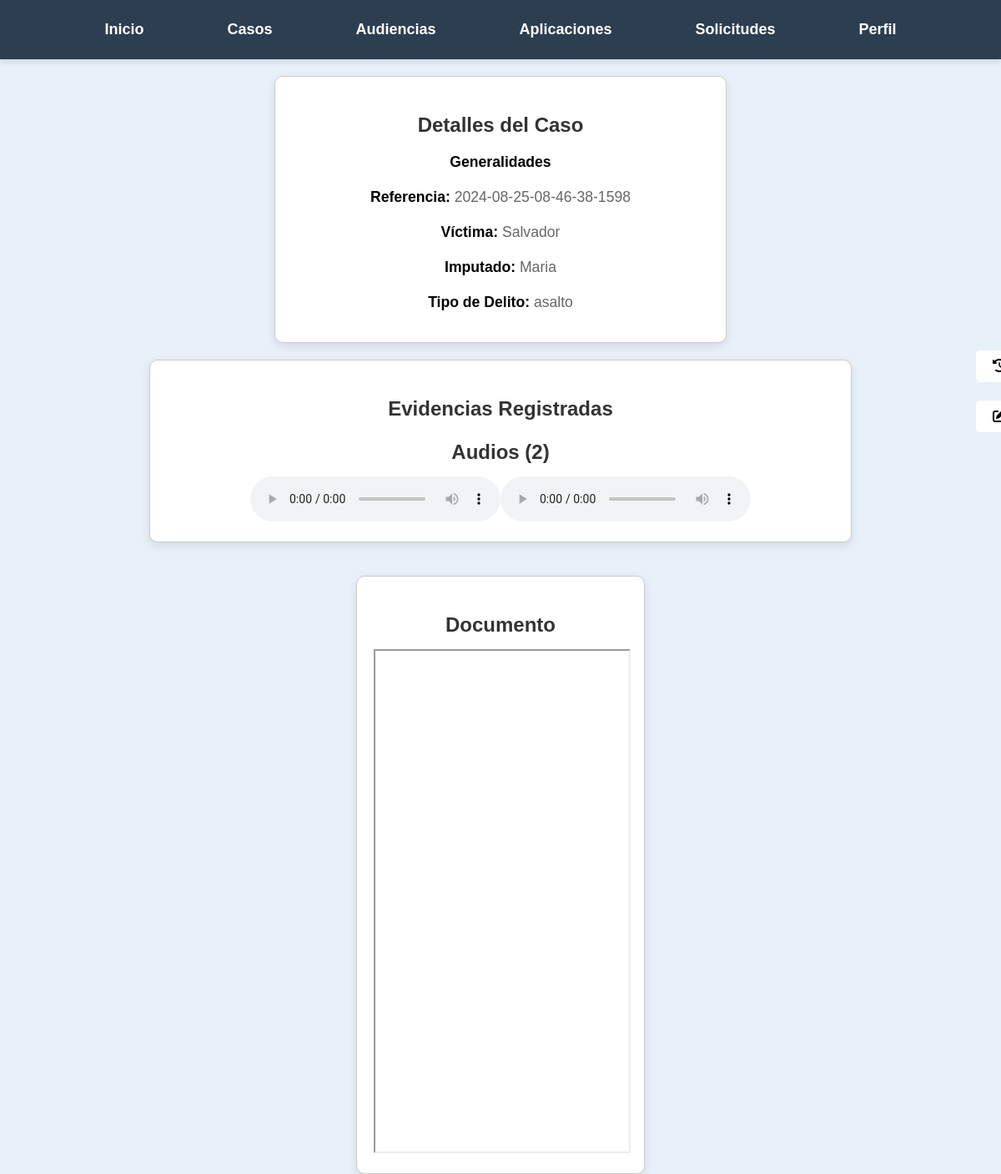
The app's page /Casos/ver_detalle_caso.php?referencia=2024-08-25-08-46-38-1598 (signed in) with its own data.
### tables this page shows
CREATE TABLE `casos` (
  `id` int(11) NOT NULL,
  `referencia` varchar(255) DEFAULT NULL,
  `victima` varchar(255) DEFAULT NULL,
  `imputado` varchar(255) DEFAULT NULL,
  `tipo_delito` varchar(255) DEFAULT NULL,
  `documento` varchar(255) DEFAULT NULL,
  `fecha_creacion` date NOT NULL DEFAULT current_timestamp(),
  `estado` varchar(10) DEFAULT 'activo'
);

CREATE TABLE `evidencias` (
  `id` int(11) NOT NULL,
  `caso_referencia` varchar(255) DEFAULT NULL,
  `nombre_archivo` varchar(255) DEFAULT NULL,
  `tipo_archivo` varchar(255) DEFAULT NULL,
  `ubicacion_archivo` varchar(255) DEFAULT NULL,
  `tipo_evidencia` varchar(255) DEFAULT NULL
);

CREATE TABLE `documentos` (
  `id` int(11) NOT NULL,
  `caso_referencia` varchar(255) DEFAULT NULL,
  `nombre_archivo` varchar(255) DEFAULT NULL,
  `tipo_archivo` varchar(255) DEFAULT NULL,
  `ubicacion_archivo` varchar(255) DEFAULT NULL,
  `archivado` tinyint(1) DEFAULT 0
);

### Casos/ver_detalle_caso.php (the view, shortened to what this page needs)
<?php
$servername = "localhost";
$username = "root";
$password = "";
$dbname = "legalcc";
$conn = new mysqli($servername, $username, $password, $dbname);
$user_id = $_SESSION['user_id'];
$sql = "SELECT tipo FROM usuarios WHERE id = ?";
$stmt = $conn->prepare($sql);
$stmt->bind_param("i", $user_id);
$stmt->execute();
$stmt->bind_result($tipo_usuario);
?>
<!DOCTYPE html>
<html lang="es">
<head>
    <link rel="stylesheet" href="https://cdnjs.cloudflare.com/ajax/libs/font-awesome/6.0.0-beta3/css/all.min.css">
</head>
<body>
<nav>
        <ul>
            <li><a href="/Pagina_principal.php">Inicio</a></li>
            <li>
                <a href="/Casos/Buscar_Casos.php">Casos</a>
            </li>
            <li><a href="/Audiencias/Buscar_Audiencias.php">Audiencias</a></li>
            <li><a href="apps.php">Aplicaciones</a></li>
            <?php if ($tipo_usuario === 'juez'): ?>
            <li><a href="/Audiencias/ver_solicitudes.php">Solicitudes</a></li>
            <?php endif; ?>
            <li>
                <a href="/formularios/Perfil.php">Perfil</a>
            </li>
        </ul>
    </nav>
<a id="botonArribaIzquierda" href="/Casos/Buscar_Casos.php">
    <i class="fas fa-history"></i>
</a>
    <div class="container">
        <?php
        if (isset($_GET['referencia'])) {
            $servername = "localhost";
            $username = "root";
            $password = "";
            $database = "legalcc";
            $conn = new mysqli($servername, $username, $password, $database);
            $referencia = $_GET['referencia'];
            echo "<a href='editar_caso.php?referencia=$referencia' class='edit-btn'>
        <i class='fas fa-edit'></i>
      </a>";
            $sql = "SELECT * FROM casos WHERE referencia = '$referencia'";
            $result = $conn->query($sql);
            if ($result->num_rows > 0) {
                $row = $result->fetch_assoc();
                echo "<center>";
                echo "<div class='card'>";
                echo "<h3>Detalles del Caso</h3>";
                echo "<p><strong>Generalidades</strong>";
                echo "<p><strong>Referencia:</strong> " . $row["referencia"] . "</p>";
                echo "<p><strong>Víctima:</strong> " . $row["victima"] . "</p>";
                echo "<p><strong>Imputado:</strong> " . $row["imputado"] . "</p>";
                echo "<p><strong>Tipo de Delito:</strong> " . $row["tipo_delito"] . "</p>";
                echo "</center>";
                $sql_evidencia = "SELECT * FROM evidencias WHERE caso_referencia = '$referencia'";
                $result_evidencia = $conn->query($sql_evidencia);
                if ($result_evidencia->num_rows > 0) {
                    $imagenes = [];
                    $videos = [];
                    $audios = [];
                    while($row_evidencia = $result_evidencia->fetch_assoc()) {
                        $extension = pathinfo($row_evidencia["nombre_archivo"], PATHINFO_EXTENSION);
                        if (in_array($extension, ['jpg', 'jpeg', 'png', 'gif'])) {
                            $imagenes[] = $row_evidencia;
                        } elseif (in_array($extension, ['mp4', 'webm', 'ogg'])) {
                            $videos[] = $row_evidencia;
                        } elseif (in_array($extension, ['mp3', 'ogg', 'wav'])) {
                            $audios[] = $row_evidencia;
                        }
                    }
                    echo "<div class='card2'>";
                    echo "<h3>Evidencias Registradas</h3>";
                    if (count($audios) > 0) {
                        echo "<center>";
                        echo "<h3> Audios (" . count($audios) . ")</h3>";
                        foreach ($audios as $audio) {
                            echo "<audio controls>";
                            echo "<source src='" . $audio["ubicacion_archivo"] . "' type='audio/" . pathinfo($audio["nombre_archivo"], PATHINFO_EXTENSION) . "'>";
                            echo "</audio>";
                        }
                        echo "</div>";
                    }
                    echo "</div>";
                } else {
                    echo "<p>No hay evidencia asociada a este caso.</p>";
                }
                echo "<div class='card2'>";
                $sql_documento = "SELECT * FROM documentos WHERE caso_referencia = '$referencia'";
                $result_documento = $conn->query($sql_documento);
                if ($result_documento->num_rows > 0) {
                    echo "<div class='documento'>";
                    echo "<h3>Documento</h3>";
                    while ($row_documento = $result_documento->fetch_assoc()) {
                        $ubicacionArchivo = $row_documento["ubicacion_archivo"];
                        $extension = pathinfo($ubicacionArchivo, PATHINFO_EXTENSION);
                        if ($extension === 'pdf') {
                            echo "<iframe src='$ubicacionArchivo' width='100%' height='600px'></iframe>";
                        } elseif ($extension === 'doc' || $extension === 'docx') {
                            echo "<iframe src='https://view.officeapps.live.com/op/embed.aspx?src=$ubicacionArchivo' width='100%' height='600px'></iframe>";
                        } else {
                            echo "<p>Formato de archivo no compatible: $ubicacionArchivo</p>";
                        }
                    }
                    echo "</div>";
                } else {
                    echo "<p>No hay documento asociado a este caso.</p>";
                }
            } else {
                echo "<p>No se encontraron detalles para la referencia de caso proporcionada.</p>";
            }
        } else {
            echo "<p>No se proporcionó una referencia de caso válida.</p>";
        }
        ?>
    </div>
</body>
</html>

### Casos/ver_detalle_caso.php (style rules this page uses)
body { font-family: 'Bahnschrift', sans-serif; background-color: #e8f0fa; margin: 0; padding: 0; display: flex; flex-direction: column; height: 100vh; }
nav { background-color: #2c3e50; padding: 15px 0; box-shadow: 0 4px 6px rgba(0, 0, 0, 0.1); }
ul { list-style-type: none; margin: 0; padding: 0; display: flex; justify-content: center; gap: 40px; }
ul li { position: relative; }
ul li a { text-decoration: none; color: white; font-size: 18px; font-weight: bold; padding: 10px 30px; display: block; transition: background-color 0.3s ease, transform 0.2s ease; border-radius: 8px; }
p { color: #555; font-size: 20px; max-width: 600px; line-height: 1.6; }
#botonArribaIzquierda { position: fixed; top: 20px; left: 20px; padding: 10px 20px; background-color: white; color: black; text-decoration: none; border-radius: 5px; font-family: Arial, sans-serif; font-size: 16px; transition: background-color 0.3s, color 0.3s; margin-left: 1150px; margin-top: 400px; }
.edit-btn { position: fixed; top: 400px; left: 20px; padding: 10px 20px; background-color: white; color: black; text-decoration: none; border-radius: 5px; font-family: Arial, sans-serif; font-size: 16px; transition: background-color 0.3s, color 0.3s; margin-left: 1150px; margin-top: 80px; }
.card { border: 1px solid #ccc; border-radius: 10px; padding: 20px; margin: 20px auto; max-width: 500px; background-color: #ffffff; box-shadow: 0 4px 12px rgba(0, 0, 0, 0.1); }
.card h3 { color: #333; font-size: 1.5em; text-align: center; margin-bottom: 15px; }
.card p { color: #666; font-size: 1.1em; line-height: 1.4; margin-bottom: 15px; }
.card p strong { color: #000; font-weight: bold; }
.card2 { border: 1px solid #ccc; border-radius: 10px; padding: 20px; margin: 20px auto; max-width: 800px; background-color: #ffffff; box-shadow: 0 4px 12px rgba(0, 0, 0, 0.1); }
.card2 h3 { color: #333; font-size: 1.5em; text-align: center; margin-bottom: 15px; }

### records on screen
casos: referencia "2024-08-25-08-46-38-1598", victima "Salvador", imputado "Maria", tipo_delito "asalto"

### other values on screen
count($audios) "2"
